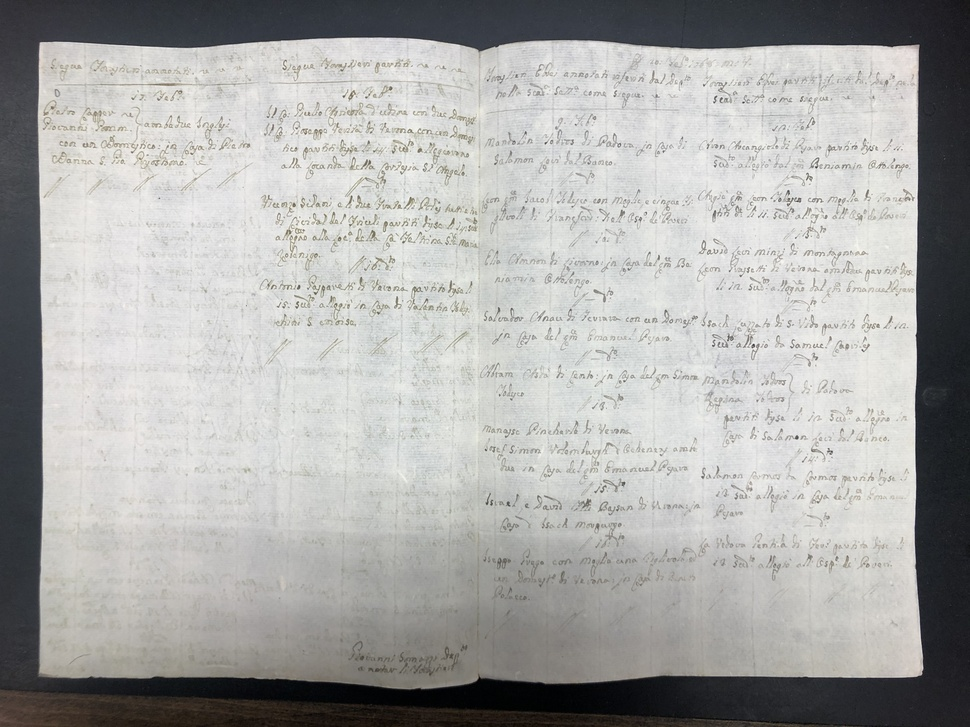
#> input picture image1.jpg, 970 x 727 px, shrunk from 4032 x 3024 before the run
$ python test1.py
#> lines starting #> are read from the running program, lines starting #| are printed output that depends on the picture; after the words box and inside, x2 and y2 are one past the last pixel; in counts of white or black regions, pixels touching at a corner belong together
import cv2
import numpy as np

img = cv2.imread('image1.jpg')
#> img is the input picture: shape (727, 970, 3); mean B, G, R 169, 170.8, 170.8
# convert to grayscale
gray = cv2.cvtColor(img, cv2.COLOR_BGR2GRAY)

# Contrast enhancement: Contrast Limited Adaptive Histogram Equalization (CLAHE)
clahe = cv2.createCLAHE(clipLimit=2.0, tileGridSize=(8, 8))
enhanced = clahe.apply(gray)
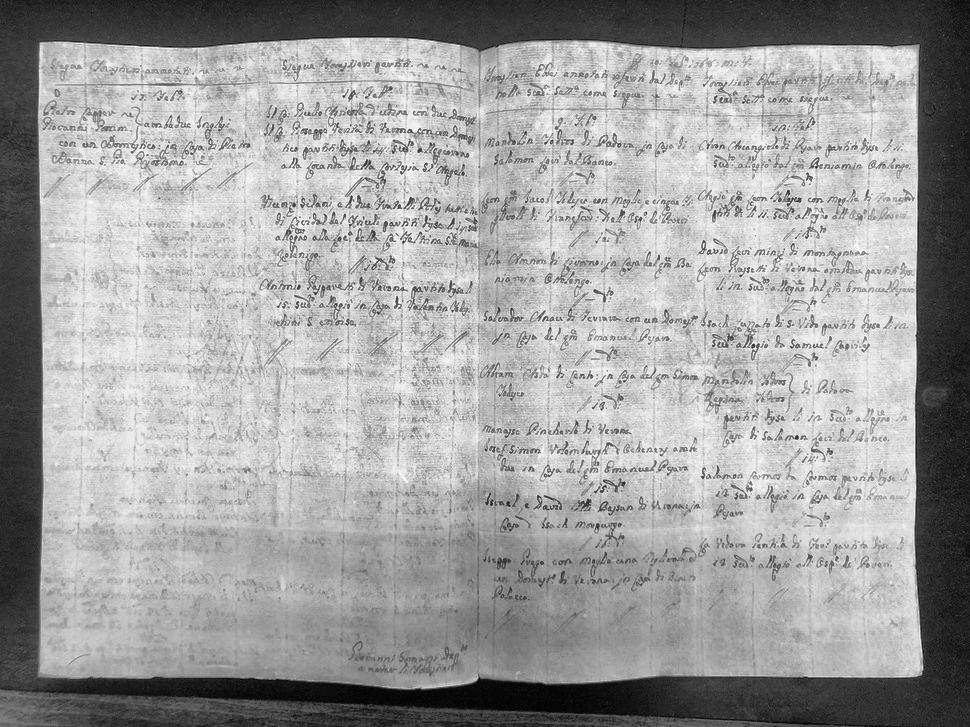
#> enhanced: shape (727, 970); min 0, max 255, mean 160

# Gentle Adaptive Thresholding
# Lower 'C' → keeps more faint ink; small block size = finer adaptation
thresh = cv2.adaptiveThreshold(
    enhanced,
    255,
    cv2.ADAPTIVE_THRESH_GAUSSIAN_C,
    cv2.THRESH_BINARY,    # KEEP ink as dark on light bg
    15,                   # block size (odd number)
    5                     # C (lower = more sensitive to light ink)
)
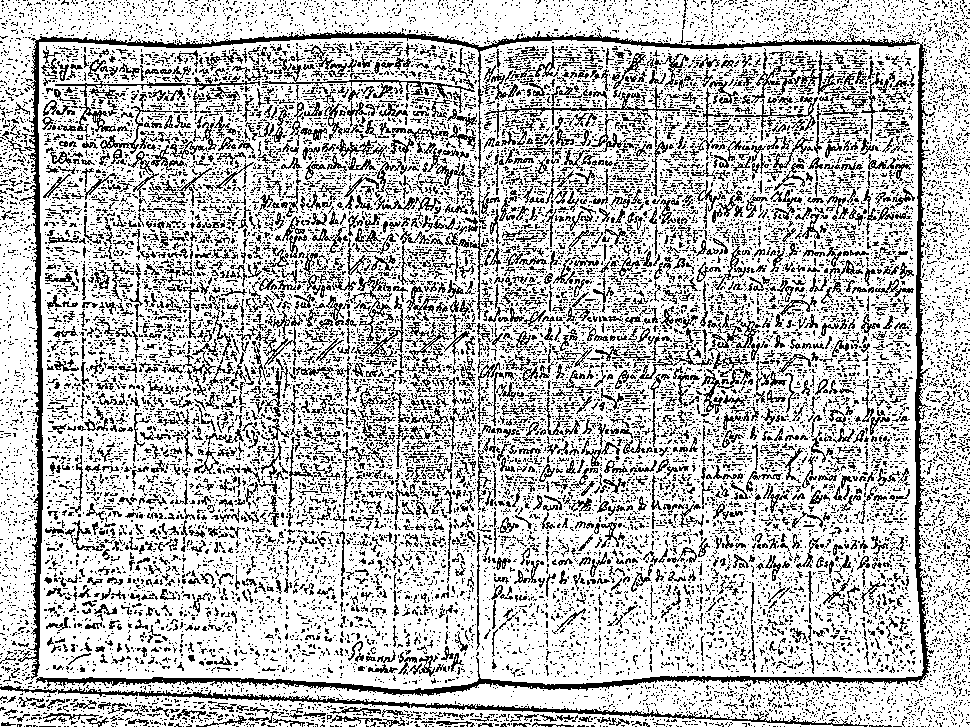
#> thresh: shape (727, 970); 73.5% white; black in thin lines or dots

# Light Morphological Opening to remove noise
# kernel = cv2.getStructuringElement(cv2.MORPH_RECT, (2, 2))
# cleaned = cv2.morphologyEx(thresh, cv2.MORPH_OPEN, kernel)

# Method C: Apply color filter
hsv = cv2.cvtColor(img, cv2.COLOR_BGR2HSV)
#> hsv: shape (727, 970, 3); mean H, S, V 48.4, 15, 172.6

# Define HSV range for the ink
lower = np.array([20, 20, 100])     # brown hue range
upper = np.array([30, 100, 255])
# Create mask
mask = cv2.inRange(hsv, lower, upper)
#> mask: shape (727, 970); 1.5% white; 512 white regions (441 under 20 px), largest, box (x1, y1, x2, y2) and area: (287, 632, 484, 688) 3510, (108, 644, 270, 679) 1774, (47, 656, 96, 678) 492

# Apply mask to original image
method_c = cv2.bitwise_and(img, img, mask=mask)

# Method D: Binarize + Morph Close
thresh = cv2.adaptiveThreshold(gray, 255, cv2.ADAPTIVE_THRESH_GAUSSIAN_C,
                                cv2.THRESH_BINARY_INV, 15, 10)
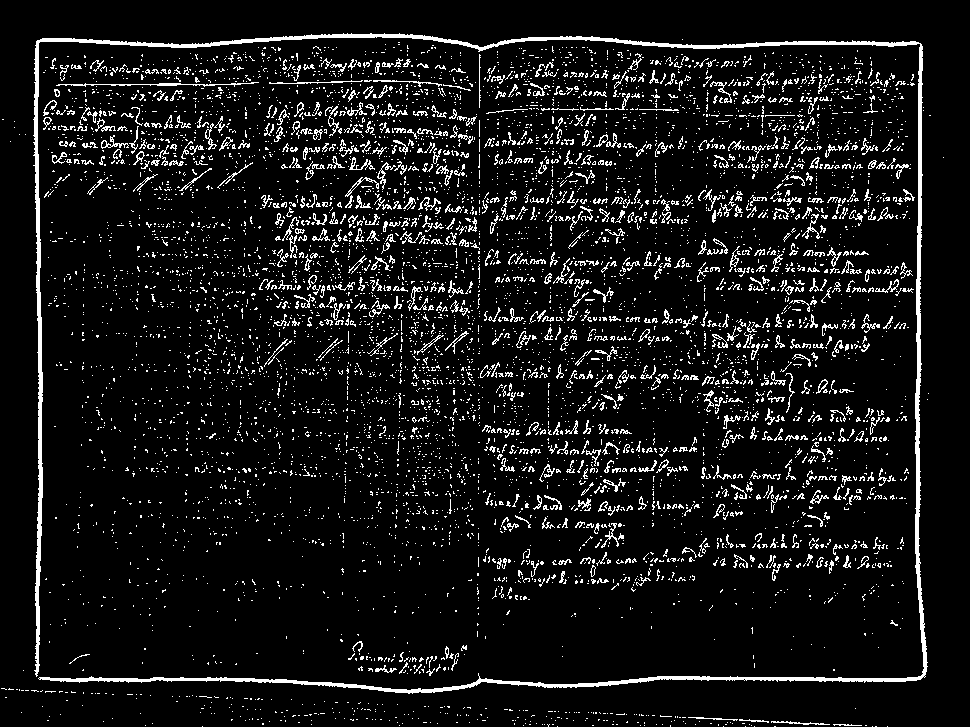
#> thresh: shape (727, 970); 8.4% white in thin lines or dots
kernel = cv2.getStructuringElement(cv2.MORPH_RECT, (4, 4))
closed = cv2.morphologyEx(thresh, cv2.MORPH_CLOSE, kernel)
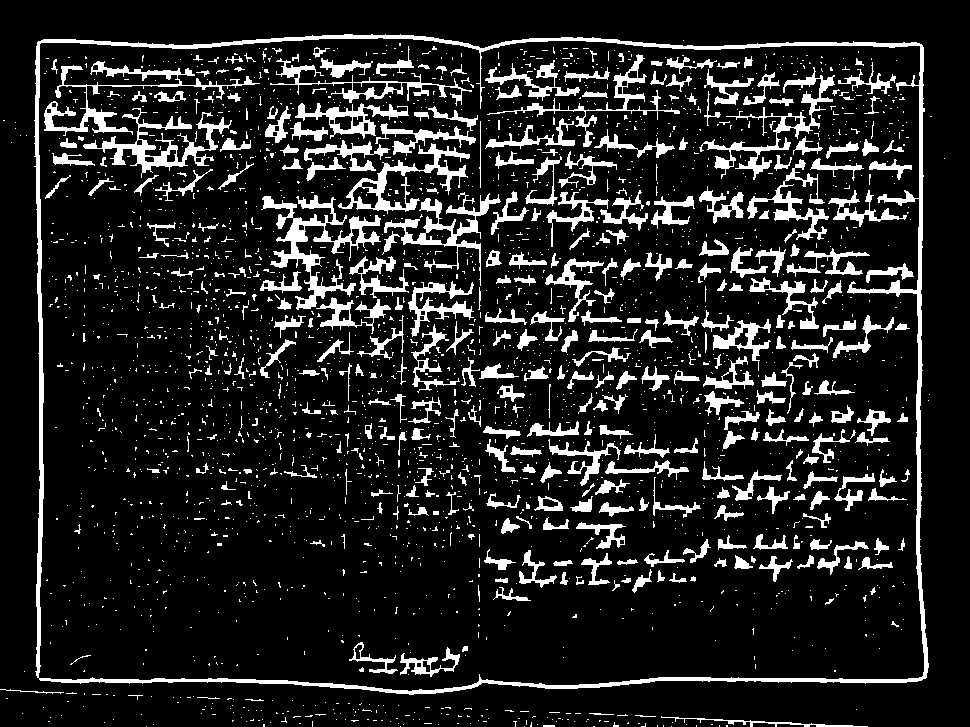
#> closed: shape (727, 970); 13.4% white; 2690 white regions (2318 under 20 px), largest, box (x1, y1, x2, y2) and area: (34, 34, 929, 695) 12938, (261, 195, 381, 310) 3335, (83, 108, 232, 178) 2328
kernel = cv2.getStructuringElement(cv2.MORPH_RECT, (2, 2))
opened = cv2.morphologyEx(closed, cv2.MORPH_OPEN, kernel)
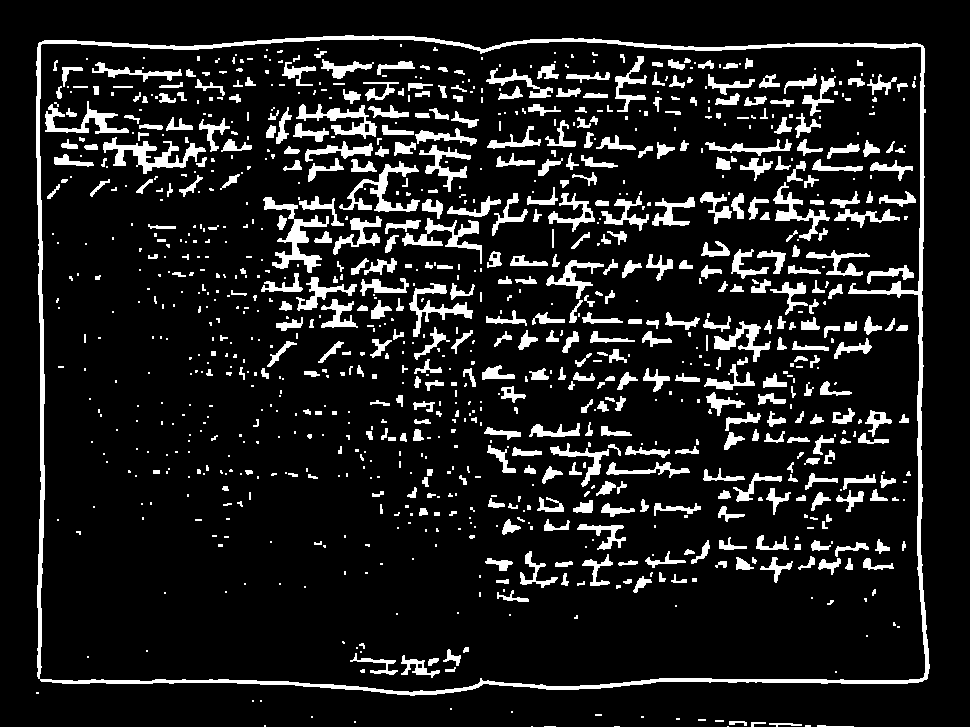
#> opened: shape (727, 970); 11.8% white; 1024 white regions (554 under 20 px), largest, box (x1, y1, x2, y2) and area: (36, 35, 930, 696) 12489, (263, 197, 329, 273) 1342, (103, 137, 206, 174) 1299
method_d = cv2.bitwise_not(opened)

# # Optional morphological cleanup
# opened = cv2.morphologyEx(inverted, cv2.MORPH_OPEN, kernel)

# # Median blur
# smoothed = cv2.medianBlur(opened, 3)

# Method A: Canny Edge Detection + Morph Close
edges = cv2.Canny(img, threshold1=50, threshold2=150)
#> edges: shape (727, 970); 7.9% white in thin lines or dots
kernel2 = cv2.getStructuringElement(cv2.MORPH_RECT, (3, 3))
closed2 = cv2.morphologyEx(edges, cv2.MORPH_CLOSE, kernel2)
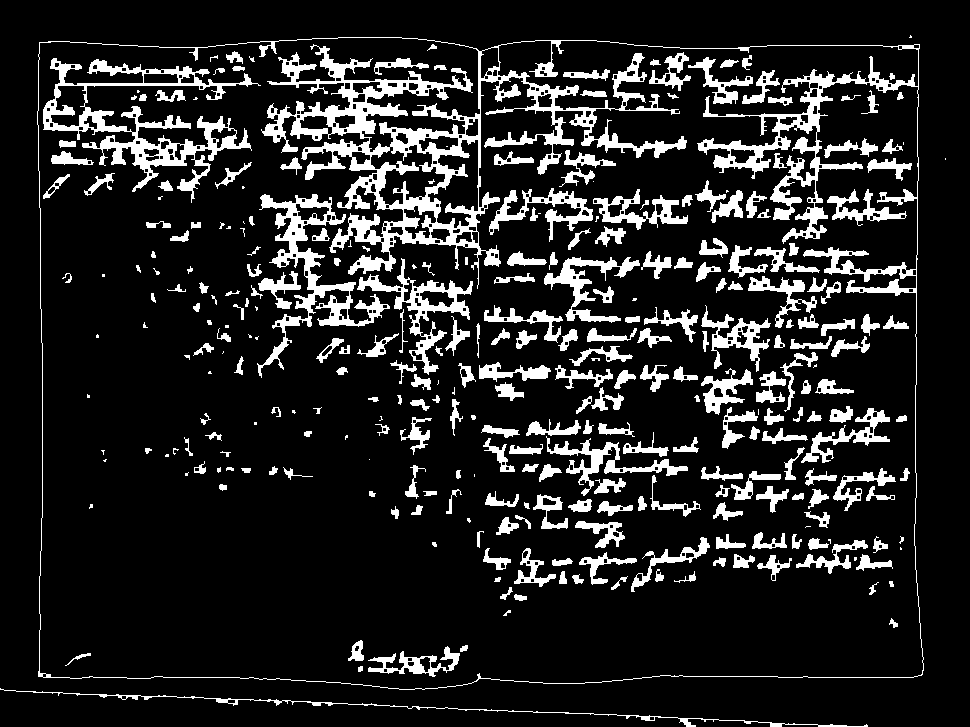
#> closed2: shape (727, 970); 14% white; 308 white regions (59 under 20 px), largest, box (x1, y1, x2, y2) and area: (37, 37, 924, 690) 30966, (43, 58, 261, 203) 6838, (257, 194, 390, 378) 4427
method_a = cv2.bitwise_not(closed2)

cv2.imshow("Original", img)
# [4 lines of commented-out code are left out]
cv2.imshow("Method_C", method_c)
cv2.imshow("Method_D", method_d)
cv2.imshow("Method_E", method_a)

cv2.waitKey(0)
cv2.destroyAllWindows()

$ run again, with image2.jpg copied over image1.jpg
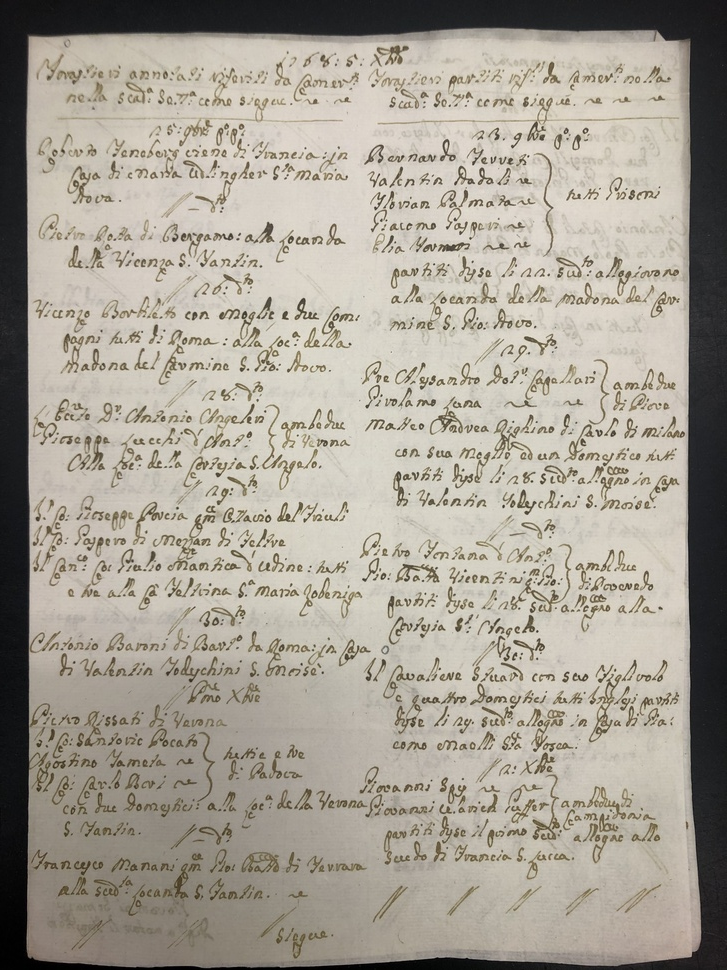
#> input picture image2.jpg, 727 x 970 px, shrunk from 3024 x 4032 before the run
#> img is the input picture: shape (970, 727, 3); mean B, G, R 148.9, 160.3, 166.6
#> `thresh = cv2.adaptiveThreshold( enhanced, 255, cv2.ADAPTIVE_THRESH_GAU..`:
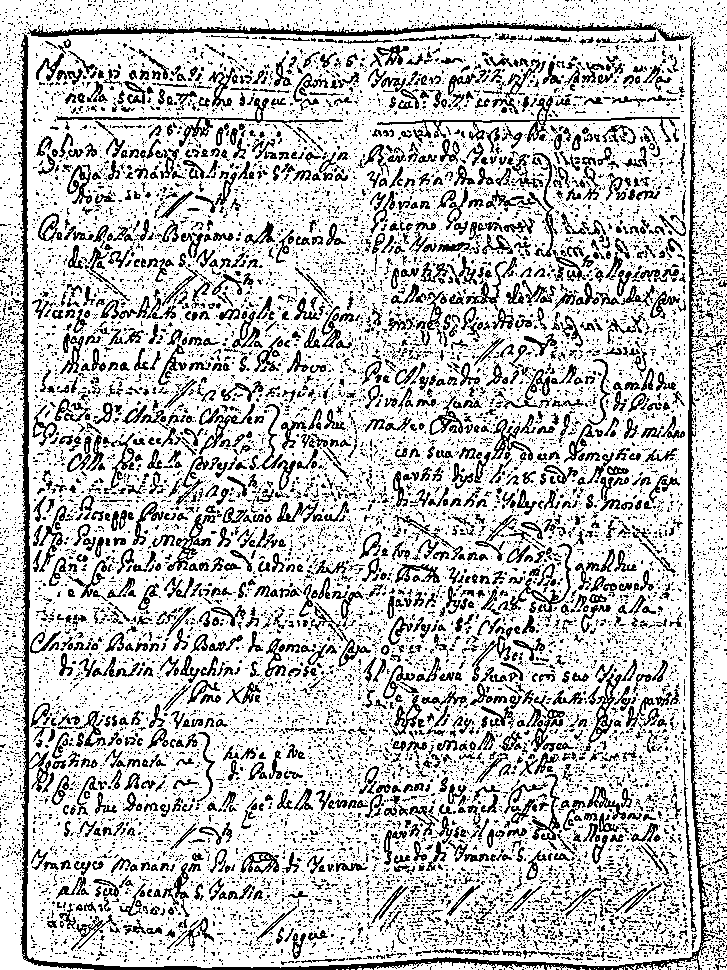
#> thresh: shape (970, 727); 76.2% white; black in thin lines or dots
#> hsv: shape (970, 727, 3); mean H, S, V 29.7, 29.7, 166.9
#> mask: shape (970, 727); 37.2% white; 2408 white regions (2010 under 20 px), largest, box (x1, y1, x2, y2) and area: (63, 42, 690, 962) 201176, (36, 33, 311, 208) 15522, (28, 703, 78, 848) 2338
#> closed: shape (970, 727); 18.7% white; 1264 white regions (912 under 20 px), largest, box (x1, y1, x2, y2) and area: (23, 25, 707, 970) 15713, (506, 709, 661, 865) 4588, (471, 545, 573, 729) 3563
#> opened: shape (970, 727); 18% white; 922 white regions (434 under 20 px), largest, box (x1, y1, x2, y2) and area: (24, 26, 689, 970) 8210, (288, 42, 708, 970) 5140, (507, 710, 662, 865) 4287
#> edges: shape (970, 727); 11.5% white in thin lines or dots
#> `closed2 = cv2.morphologyEx(edges, cv2.MORPH_CLOSE, kernel2)`:
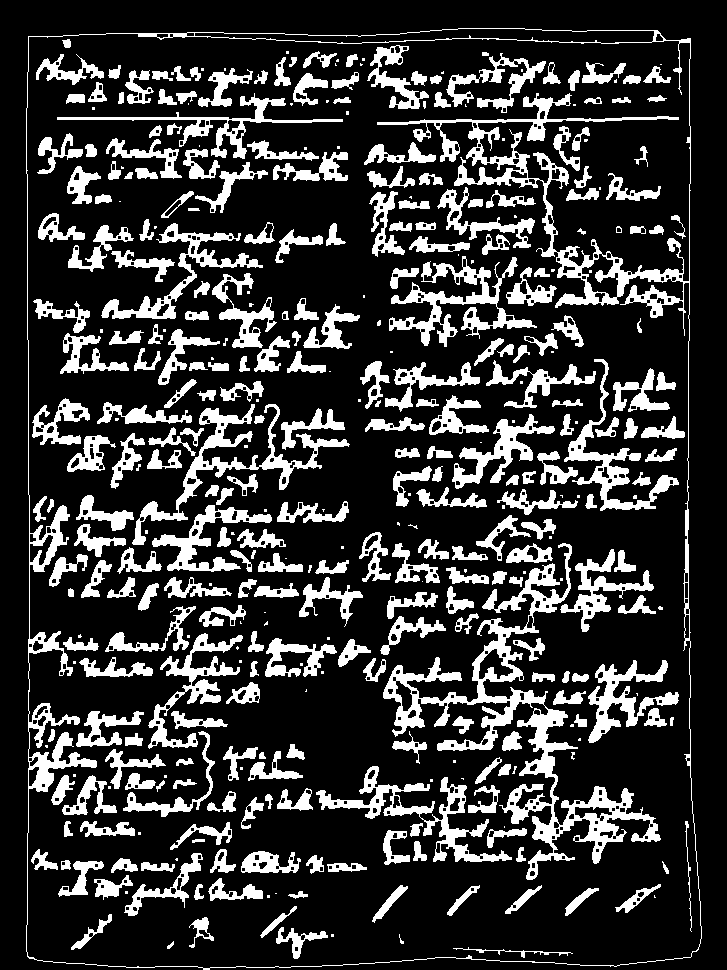
#> closed2: shape (970, 727); 21% white; 388 white regions (104 under 20 px), largest, box (x1, y1, x2, y2) and area: (26, 28, 702, 970) 15624, (383, 543, 661, 880) 12763, (132, 404, 350, 545) 3993
